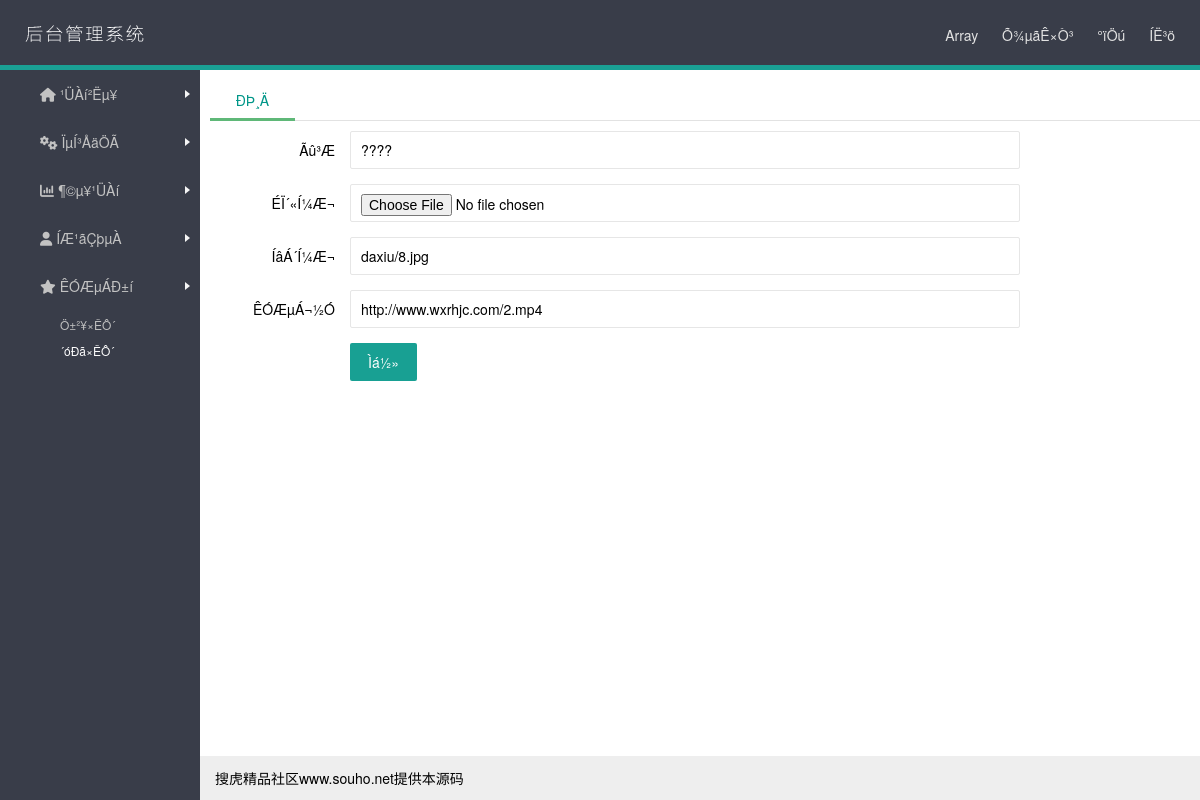
/admin/daxiuedit.php?id=8&page=1 (signed in), run on the app's committed database.
### tables this page shows
CREATE TABLE `daxiu` (
  `id` int(11) NOT NULL AUTO_INCREMENT,
  `pic` varchar(1000) NOT NULL,
  `name` varchar(1000) NOT NULL,
  `url` varchar(1000) NOT NULL,
  `hit` varchar(255) DEFAULT NULL,
  `diqu` varchar(255) DEFAULT NULL,
  PRIMARY KEY (`id`)
);

### config/common.php (called while the page is built, shortened)
<?php
function queryall($table,$type) {
$sql=mysql_query("SELECT * FROM `$table` $type");
$row=mysql_fetch_array($sql);
return $row;
}
function ubo($sql_str) {
$check=eregi('select|insert|update|delete|script|iframe|\'|\/\*|\*|\.\.\/|\.\/|union|into|load_file|outfile', $sql_str);
if($check){
echo "ÊäÈë·Ç·¨×¢ÈëÄÚÈÝ£¡";
exit();
}else{
return $sql_str;
}
}
?>

### admin/daxiuedit.php (the view, shortened to what this page needs)
<?php
include("../config/common.php");
$bjid=ubo($_GET[id]);
$type="where id='$bjid'";
$xg=queryall(daxiu,$type);
?>
<!DOCTYPE html>
<html lang="zh-CN">
<head>
<link rel="stylesheet" href="css/layui.css" media="all">
<link rel="stylesheet" href="css/font-awesome.min.css">
<link rel="stylesheet" href="css/peizhi.css">
</head>
<body>
<div class="layui-layout layui-layout-admin">
<?php include_once('header.php'); ?>
<?php include_once('left.php'); ?>
<div class="layui-body">
<div class="layui-tab layui-tab-brief">
<ul class="layui-tab-title">
<li class="layui-this">ÐÞ¸Ä</li>
</ul>
<div class="layui-tab-content">
<div class="layui-tab-item layui-show">
<form class="layui-form form-container" action="" method="post" target="msgubotj" enctype="multipart/form-data">
<div class="layui-form-item">
<label class="layui-form-label">Ãû³Æ</label>
<div class="layui-input-block">
<input type="text" name="name" value="<?php echo $xg[name]?>" required lay-verify="required" placeholder="ÇëÊäÈëÃû³Æ" class="layui-input">
</div>
</div>
<div class="layui-form-item">
<label class="layui-form-label">ÉÏ´«Í¼Æ¬</label>
<div class="layui-input-block">
<input name="file" type="file" value="ä¯ÀÀ"  class="layui-input">
</div>
</div>
<div class="layui-form-item">
<label class="layui-form-label">ÍâÁ´Í¼Æ¬</label>
<div class="layui-input-block">
<input name="pic2"  class="layui-input" type="text"   value="<?php echo $xg[pic]?>">
</div>
</div>
<div class="layui-form-item">
<label class="layui-form-label">ÊÓÆµÁ¬½Ó</label>
<div class="layui-input-block">
<input type="text" name="url" value="<?php echo $xg[url]?>" required lay-verify="required" placeholder="ÇëÊäÈëÊÓÆµÁ¬½Ó" class="layui-input">
</div>
</div>
<div class="layui-form-item">
<div class="layui-input-block">
<input type="submit"  class="layui-btn"  value="Ìá½»" name= "edit"   >
</div>
</div>
</form>
</div>
</div>
</div>
</div>
<?php include_once('foot.php'); ?>
</body>
</html>

### admin/css/layui.css (style rules this page uses)
.layui-btn,.layui-inline,img { vertical-align:middle }
.layui-btn,.layui-unselect { -webkit-user-select:none;-ms-user-select:none;-moz-user-select:none }
.layui-btn,.layui-tree li i,.layui-unselect { -moz-user-select:none }
blockquote,body,button,dd,div,dl,dt,form,h1,h2,h3,h4,h5,h6,input,li,ol,p,pre,td,textarea,th,ul { margin:0;padding:0;-webkit-tap-highlight-color:rgba(0,0,0,0) }
li { list-style:none }
button,input,optgroup,option,select,textarea { font-family:inherit;font-size:inherit;font-style:inherit;font-weight:inherit;outline:0 }
body { line-height:24px;font:14px Helvetica Neue,Helvetica,PingFang SC,\5FAE\8F6F\96C5\9ED1,Tahoma,Arial,sans-serif }
.layui-show { display:block!important }
.layui-body { position:absolute;left:200px;right:0;top:0;bottom:0;z-index:998;width:auto;overflow:hidden;overflow-y:auto;-webkit-box-sizing:border-box;-moz-box-sizing:border-box;box-sizing:border-box }
.layui-layout-admin .layui-body { top:70px;bottom:44px }
.layui-btn,.layui-input,.layui-textarea,.layui-upload-button { outline:0;-webkit-transition:border-color .3s cubic-bezier(.65,.05,.35,.5);transition:border-color .3s cubic-bezier(.65,.05,.35,.5);-webkit-box-sizing:border-box!important;-moz-box-sizing:border-box!important;box-sizing:border-box!important }
.layui-btn { display:inline-block;height:38px;line-height:38px;padding:0 18px;background-color:#009688;color:#fff;white-space:nowrap;text-align:center;border:none;border-radius:2px;cursor:pointer;opacity:.9;filter:alpha(opacity=90) }
.layui-input,.layui-textarea { display:block;width:100%;padding-left:10px;height:38px;line-height:38px;line-height:36px\9;border:1px solid #e6e6e6;background-color:#fff;border-radius:2px }
.layui-form-label,.layui-form-mid,.layui-textarea { line-height:20px;position:relative }
.layui-form-item { margin-bottom:15px;clear:both;*zoom:1 }
.layui-form-item:after { content:'\20';clear:both;*zoom:1;display:block;height:0 }
.layui-form-label { float:left;display:block;padding:9px 15px;width:100px;font-weight:400;text-align:right }
.layui-input-block,.layui-input-inline { position:relative }
.layui-input-block { margin-left:130px;min-height:36px }
.layui-tab { margin:10px 0;overflow:hidden;text-align:left!important }
.layui-fixbar li,.layui-tab-bar,.layui-tab-title li,.layui-util-face ul li { cursor:pointer;text-align:center }
.layui-tab-title { position:relative;left:0;height:40px;white-space:nowrap;font-size:0;border-bottom:1px solid #e2e2e2;transition:all .2s;-webkit-transition:all .2s }
.layui-tab-title li { display:inline-block;*display:block;*zoom:1;vertical-align:middle;font-size:14px;transition:all .3s;-webkit-transition:all .3s;position:relative;line-height:40px;min-width:65px;padding:0 10px }
.layui-tab-title .layui-this { color:#000 }
.layui-tab-title .layui-this:after { position:absolute;left:0;top:0;content:'';width:100%;height:41px;border:1px solid #e2e2e2;border-bottom-color:#fff;border-radius:2px 2px 0 0;-webkit-box-sizing:border-box!important;-moz-box-sizing:border-box!important;box-sizing:border-box!important;pointer-events:none }
.layui-tab-item,.layui-util-face .layui-layer-TipsG { display:none }
.layui-tab-content { padding:10px }
.layui-tab-brief>.layui-tab-title .layui-this { color:#009688 }
.layui-tab-brief>.layui-tab-more li.layui-this:after,.layui-tab-brief>.layui-tab-title .layui-this:after { border:none;border-radius:0;border-bottom:3px solid #5FB878 }

### admin/css/peizhi.css (style rules this page uses)
.layui-body { left: 210px; }
.form-container { max-width: 800px; }

### data on the page
daxiu: name "????", pic2 "daxiu/8.jpg", url "http://www.wxrhjc.com/2.mp4"

### other printed values
$admin "Array"
